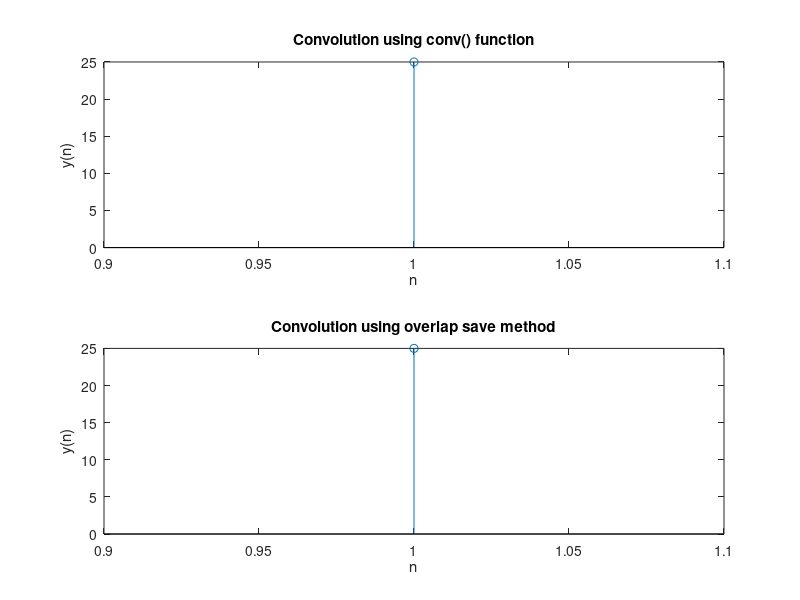

Write MATLAB code to recreate this figure.
clc;
close all;
clear all;
x = input('x(n)=');
h = input('h(n)=');
L = input('L=');
N1 = length(x);
M = length(h);
lc = conv(x,h);
x = [x zeros(1,mod(-N1,L)) zeros(1,L)];
N2 = length(x);
h = [h zeros(1,L-1)];
H = fft(h,L+M-1);
S = N2/L;
index = 1:L;
xm=x(index);
x1 =[zeros(1,M-1) xm];
X=[];
for stage=1:S
    X1 = fft(x1,L+M-1);
    Y = X1.*H;
    Y=ifft(Y);
    index2 = M:M+L-1;
    Y=Y(index2);
    X=[X Y];
    index3 = (((stage)*L)-M+2): ((stage+1)*L);
    if(index3(L+M-1)<=N2)
        x1=x(index3);
    end    
end
i = 1:N1+M-1;
X=X(i);
similarity=corrcoef(X,lc);
figure
subplot(2,1,1);
stem(lc);
title('Convolution using conv() function');
xlabel('n');
ylabel('y(n)');
subplot(2,1,2);
stem(lc);
title('Convolution using overlap save method');
xlabel('n');
ylabel('y(n)');